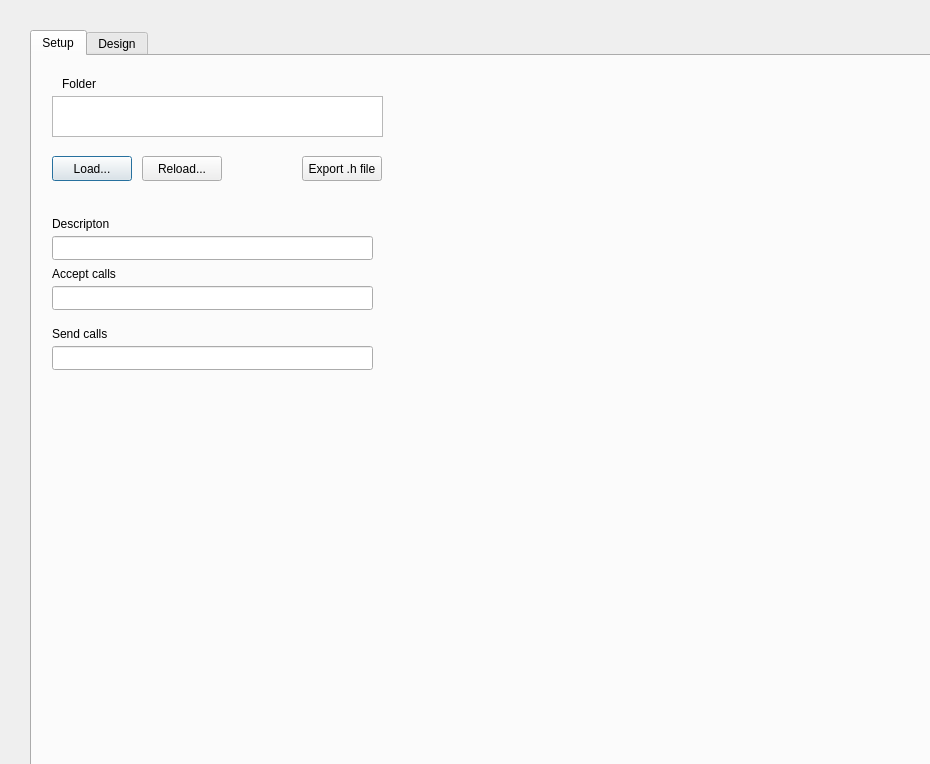
<?xml version="1.0" encoding="UTF-8"?>
<ui version="4.0">
 <class>DialogEditUI</class>
 <widget class="QDialog" name="DialogEditUI">
  <property name="geometry">
   <rect>
    <x>0</x>
    <y>0</y>
    <width>930</width>
    <height>764</height>
   </rect>
  </property>
  <property name="windowTitle">
   <string>Dialog</string>
  </property>
  <widget class="QTabWidget" name="tabWidget">
   <property name="geometry">
    <rect>
     <x>30</x>
     <y>30</y>
     <width>911</width>
     <height>751</height>
    </rect>
   </property>
   <property name="currentIndex">
    <number>0</number>
   </property>
   <widget class="QWidget" name="tabSetup">
    <attribute name="title">
     <string>Setup</string>
    </attribute>
    <widget class="QLabel" name="label">
     <property name="geometry">
      <rect>
       <x>20</x>
       <y>160</y>
       <width>81</width>
       <height>16</height>
      </rect>
     </property>
     <property name="text">
      <string>Descripton</string>
     </property>
    </widget>
    <widget class="QLineEdit" name="lineEdit">
     <property name="geometry">
      <rect>
       <x>20</x>
       <y>180</y>
       <width>321</width>
       <height>24</height>
      </rect>
     </property>
    </widget>
    <widget class="QLabel" name="label_2">
     <property name="geometry">
      <rect>
       <x>20</x>
       <y>210</y>
       <width>81</width>
       <height>16</height>
      </rect>
     </property>
     <property name="text">
      <string>Accept calls</string>
     </property>
    </widget>
    <widget class="QLineEdit" name="lineEdit_2">
     <property name="geometry">
      <rect>
       <x>20</x>
       <y>230</y>
       <width>321</width>
       <height>24</height>
      </rect>
     </property>
    </widget>
    <widget class="QLabel" name="label_3">
     <property name="geometry">
      <rect>
       <x>20</x>
       <y>270</y>
       <width>81</width>
       <height>16</height>
      </rect>
     </property>
     <property name="text">
      <string>Send calls</string>
     </property>
    </widget>
    <widget class="QLineEdit" name="lineEdit_3">
     <property name="geometry">
      <rect>
       <x>20</x>
       <y>290</y>
       <width>321</width>
       <height>24</height>
      </rect>
     </property>
    </widget>
    <widget class="QLabel" name="label_4">
     <property name="geometry">
      <rect>
       <x>30</x>
       <y>20</y>
       <width>81</width>
       <height>16</height>
      </rect>
     </property>
     <property name="text">
      <string>Folder</string>
     </property>
    </widget>
    <widget class="QPlainTextEdit" name="plainTextEdit">
     <property name="geometry">
      <rect>
       <x>20</x>
       <y>40</y>
       <width>331</width>
       <height>41</height>
      </rect>
     </property>
    </widget>
    <widget class="QPushButton" name="pushButton">
     <property name="geometry">
      <rect>
       <x>20</x>
       <y>100</y>
       <width>80</width>
       <height>25</height>
      </rect>
     </property>
     <property name="text">
      <string>Load...</string>
     </property>
    </widget>
    <widget class="QPushButton" name="pushButton_2">
     <property name="geometry">
      <rect>
       <x>110</x>
       <y>100</y>
       <width>80</width>
       <height>25</height>
      </rect>
     </property>
     <property name="text">
      <string>Reload...</string>
     </property>
    </widget>
    <widget class="QPushButton" name="pushButton_3">
     <property name="geometry">
      <rect>
       <x>270</x>
       <y>100</y>
       <width>80</width>
       <height>25</height>
      </rect>
     </property>
     <property name="text">
      <string>Export .h file</string>
     </property>
    </widget>
   </widget>
   <widget class="QWidget" name="tabDesign">
    <attribute name="title">
     <string>Design</string>
    </attribute>
    <widget class="QListWidget" name="structureList">
     <property name="geometry">
      <rect>
       <x>460</x>
       <y>30</y>
       <width>141</width>
       <height>331</height>
      </rect>
     </property>
     <item>
      <property name="text">
       <string>Page</string>
      </property>
     </item>
     <item>
      <property name="text">
       <string>Line</string>
      </property>
     </item>
     <item>
      <property name="text">
       <string>Button</string>
      </property>
     </item>
     <item>
      <property name="text">
       <string>Checkbox</string>
      </property>
     </item>
     <item>
      <property name="text">
       <string>Page</string>
      </property>
     </item>
     <item>
      <property name="text">
       <string>Float</string>
      </property>
     </item>
     <item>
      <property name="text">
       <string>Integer</string>
      </property>
     </item>
     <item>
      <property name="text">
       <string>Object</string>
      </property>
     </item>
     <item>
      <property name="text">
       <string>Object - Image</string>
      </property>
     </item>
     <item>
      <property name="text">
       <string>String</string>
      </property>
     </item>
     <item>
      <property name="text">
       <string>String - Folder</string>
      </property>
     </item>
     <item>
      <property name="text">
       <string>String - File</string>
      </property>
     </item>
     <item>
      <property name="text">
       <string>Text</string>
      </property>
     </item>
    </widget>
    <widget class="QPushButton" name="btnInsert">
     <property name="geometry">
      <rect>
       <x>620</x>
       <y>360</y>
       <width>51</width>
       <height>25</height>
      </rect>
     </property>
     <property name="text">
      <string>Insert</string>
     </property>
    </widget>
    <widget class="QPushButton" name="btnUp">
     <property name="geometry">
      <rect>
       <x>460</x>
       <y>370</y>
       <width>51</width>
       <height>25</height>
      </rect>
     </property>
     <property name="text">
      <string>Up</string>
     </property>
    </widget>
    <widget class="QPushButton" name="btnDown">
     <property name="geometry">
      <rect>
       <x>460</x>
       <y>400</y>
       <width>51</width>
       <height>25</height>
      </rect>
     </property>
     <property name="text">
      <string>Down</string>
     </property>
    </widget>
    <widget class="QPushButton" name="btnDelete">
     <property name="geometry">
      <rect>
       <x>530</x>
       <y>400</y>
       <width>51</width>
       <height>25</height>
      </rect>
     </property>
     <property name="text">
      <string>Delete</string>
     </property>
    </widget>
    <widget class="QListWidget" name="listWidget">
     <property name="geometry">
      <rect>
       <x>610</x>
       <y>20</y>
       <width>141</width>
       <height>331</height>
      </rect>
     </property>
     <item>
      <property name="text">
       <string>Page</string>
      </property>
     </item>
     <item>
      <property name="text">
       <string>Line</string>
      </property>
     </item>
     <item>
      <property name="text">
       <string>Separator</string>
      </property>
     </item>
     <item>
      <property name="text">
       <string>Checkbox group</string>
      </property>
     </item>
     <item>
      <property name="text">
       <string>if endif</string>
      </property>
     </item>
     <item>
      <property name="text">
       <string>Button</string>
      </property>
     </item>
     <item>
      <property name="text">
       <string>Checkbox</string>
      </property>
     </item>
     <item>
      <property name="text">
       <string>List</string>
      </property>
     </item>
     <item>
      <property name="text">
       <string>Float</string>
      </property>
     </item>
     <item>
      <property name="text">
       <string>Integer</string>
      </property>
     </item>
     <item>
      <property name="text">
       <string>Object</string>
      </property>
     </item>
     <item>
      <property name="text">
       <string>Object - Image</string>
      </property>
     </item>
     <item>
      <property name="text">
       <string>String</string>
      </property>
     </item>
     <item>
      <property name="text">
       <string>String - Folder</string>
      </property>
     </item>
     <item>
      <property name="text">
       <string>String - File</string>
      </property>
     </item>
     <item>
      <property name="text">
       <string>Text</string>
      </property>
     </item>
    </widget>
    <widget class="QFrame" name="uiFrame">
     <property name="geometry">
      <rect>
       <x>20</x>
       <y>30</y>
       <width>411</width>
       <height>351</height>
      </rect>
     </property>
     <property name="frameShape">
      <enum>QFrame::StyledPanel</enum>
     </property>
     <property name="frameShadow">
      <enum>QFrame::Raised</enum>
     </property>
    </widget>
    <widget class="QFrame" name="uiFrame_2">
     <property name="geometry">
      <rect>
       <x>20</x>
       <y>400</y>
       <width>411</width>
       <height>291</height>
      </rect>
     </property>
     <property name="frameShape">
      <enum>QFrame::StyledPanel</enum>
     </property>
     <property name="frameShadow">
      <enum>QFrame::Raised</enum>
     </property>
    </widget>
    <widget class="QPushButton" name="btnDuplicate">
     <property name="geometry">
      <rect>
       <x>530</x>
       <y>370</y>
       <width>71</width>
       <height>25</height>
      </rect>
     </property>
     <property name="text">
      <string>Duplicate</string>
     </property>
    </widget>
   </widget>
  </widget>
 </widget>
 <resources/>
 <connections/>
</ui>
